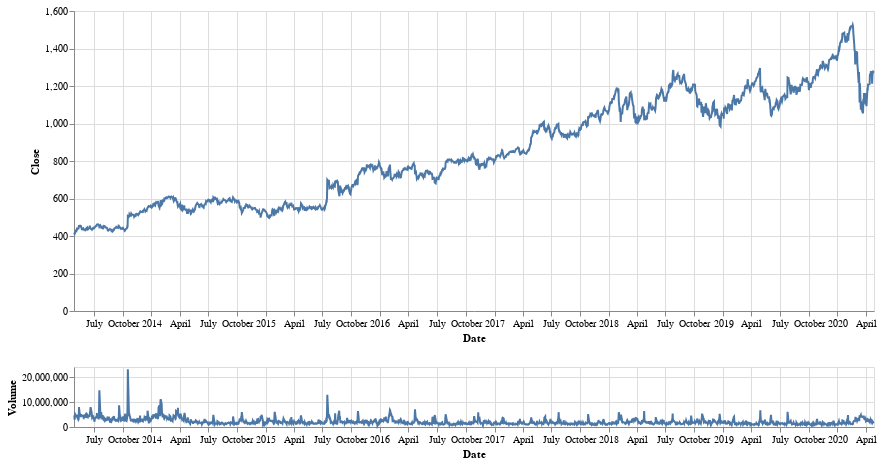

Notebook code for this chart:
### Code cell
get_data('GOOGL')

### Figure 1 — Vega-Lite specification as saved in the notebook (floating-point values rounded to 4 significant figures; data arrays with more than 128 entries replaced by an {"elided": "..."} marker saying what was removed)
{"config": {"view": {"continuousWidth": 400, "continuousHeight": 300}}, "vconcat": [{"data": {"name": "data-e20b776a99f2f8f0f2beab61747b4a4f"}, "mark": "line", "encoding": {"tooltip": [{"type": "temporal", "field": "Date"}, {"type": "quantitative", "field": "Open"}, {"type": "quantitative", "field": "High"}, {"type": "quantitative", "field": "Low"}, {"type": "quantitative", "field": "Volume"}], "x": {"type": "temporal", "field": "Date"}, "y": {"type": "quantitative", "field": "Close"}}, "height": 300, "width": 800}, {"data": {"name": "data-e20b776a99f2f8f0f2beab61747b4a4f"}, "mark": "line", "encoding": {"x": {"type": "temporal", "field": "Date"}, "y": {"type": "quantitative", "field": "Volume"}}, "height": 60, "width": 800}], "$schema": "https://vega.github.io/schema/vega-lite/v4.8.1.json", "datasets": {"data-e20b776a99f2f8f0f2beab61747b4a4f": {"elided": "1762 records"}}}
